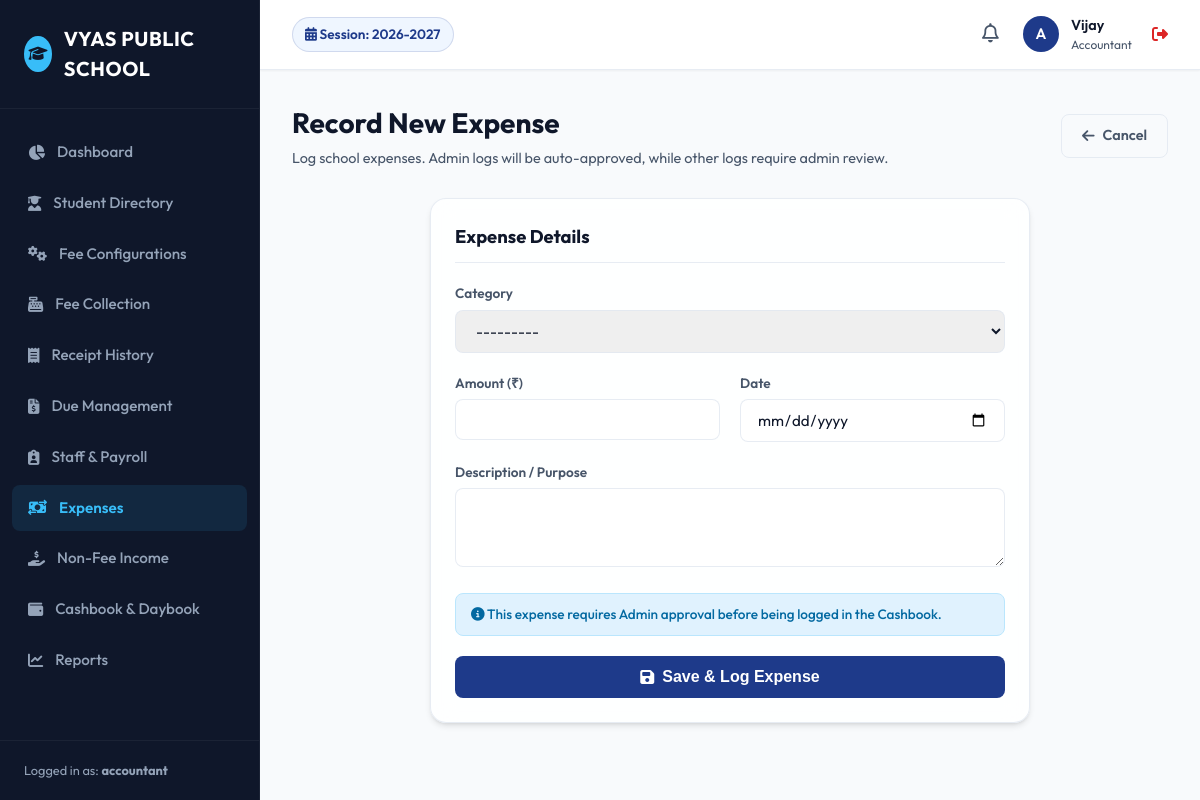
The page /finance/expenses/create/ (signed in) on the database its author committed.
### users/models.py (models this page shows, shortened)
class User(AbstractUser, SoftDeleteModel):
    SUPER_ADMIN = 'SUPER_ADMIN'
    SCHOOL_ADMIN = 'SCHOOL_ADMIN'
    ACCOUNTANT = 'ACCOUNTANT'
    PRINCIPAL = 'PRINCIPAL'
    TEACHER = 'TEACHER'
    RECEPTIONIST = 'RECEPTIONIST'
    ROLE_CHOICES = [
        (SUPER_ADMIN, 'Super Admin'),
        (SCHOOL_ADMIN, 'School Admin'),
        (ACCOUNTANT, 'Accountant'),
        (PRINCIPAL, 'Principal'),
        (TEACHER, 'Teacher'),
        (RECEPTIONIST, 'Receptionist'),
    ]
    role = models.CharField(max_length=20, choices=ROLE_CHOICES, default=SCHOOL_ADMIN)
    mobile = models.CharField(max_length=15, blank=True, null=True)
    objects = SoftDeleteUserManager()
    def is_school_admin(self):
        return self.role in [self.SUPER_ADMIN, self.SCHOOL_ADMIN]
    def is_accountant(self):
        return self.role in [self.SUPER_ADMIN, self.ACCOUNTANT]

### academics/models.py (models this page shows, shortened)
class AcademicSession(SoftDeleteModel):
    name = models.CharField(max_length=20, unique=True, help_text="e.g. 2026-2027")
    start_date = models.DateField()
    end_date = models.DateField()
    is_active = models.BooleanField(default=False)
    class Meta:
        ordering = ['-start_date']

### finance/views.py (the view)
# urls.py: path('expenses/create/', views.expense_create, name='expense_create'),
@login_required
@staff_only
def expense_create(request):
    if request.method == 'POST':
        form = ExpenseForm(request.POST)
        if form.is_valid():
            expense = form.save(commit=False)
            expense.recorded_by = request.user
            if request.user.is_school_admin() or request.user.is_superuser:
                expense.status = 'APPROVED'
                expense.approved_by = request.user
            with transaction.atomic():
                expense.save()
                if expense.status == 'APPROVED':
                    payment_mode = request.POST.get('payment_mode', 'CASH')
                    pmode = 'BANK' if payment_mode != 'CASH' else 'CASH'
                    CashBookEntry.create_entry(
                        entry_date=expense.expense_date,
                        entry_type='CREDIT',
                        category='EXPENSE',
                        amount=expense.amount,
                        payment_mode=pmode,
                        reference_id=str(expense.id),
                        description=f"Expense: {expense.get_category_display()} - {expense.description}",
                        user=request.user
                    )
            log_activity(request.user, "CREATE_EXPENSE", {"category": expense.category, "amount": str(expense.amount), "status": expense.status}, request)
            messages.success(request, f"Expense recorded successfully. Status: {expense.get_status_display()}")
            return redirect('expense_list')
    else:
        form = ExpenseForm()
    return render(request, 'finance/expense_form.html', {'form': form, 'title': 'Record New Expense'})

### finance/forms.py
class ExpenseForm(forms.ModelForm):
    class Meta:
        model = Expense
        fields = ['category', 'amount', 'expense_date', 'description']
        widgets = {
            'category': forms.Select(attrs={'class': 'form-control'}),
            'amount': forms.NumberInput(attrs={'class': 'form-control', 'step': '0.01'}),
            'expense_date': forms.DateInput(attrs={'class': 'form-control', 'type': 'date'}),
            'description': forms.Textarea(attrs={'class': 'form-control', 'rows': 3}),
        }

### academics/context_processors.py (called while the page is built)
def academic_session_processor(request):
    try:
        active_session = AcademicSession.objects.get(is_active=True)
    except AcademicSession.DoesNotExist:
        active_session = AcademicSession.objects.order_by('-start_date').first()
    except AcademicSession.MultipleObjectsReturned:
        active_session = AcademicSession.objects.filter(is_active=True).first()
    return {
        'ACTIVE_SESSION': active_session,
        'ALL_SESSIONS': AcademicSession.objects.all()
    }

### core/models.py (called while the page is built)
    def get_queryset(self):
        return SoftDeleteQuerySet(self.model, using=self._db).filter(is_deleted=False)

### users/models.py (called while the page is built)
    def get_queryset(self):
        return SoftDeleteQuerySet(self.model, using=self._db).filter(is_deleted=False)

### templates/finance/expense_form.html (shortened to what this page needs)
{% extends 'base.html' %}
{% block content %}
<div class="page-header">
    <div class="page-title">
        <h1>{{ title }}</h1>
        <p>Log school expenses. Admin logs will be auto-approved, while other logs require admin review.</p>
    </div>
    <a href="{% url 'expense_list' %}" class="btn btn-outline">
        <i class="fa-solid fa-arrow-left"></i> Cancel
    </a>
</div>
<div class="glass-panel" style="max-width: 600px; margin: 0 auto;">
    <div class="panel-header">
        <h2>Expense Details</h2>
    </div>
    <form method="POST">
        <div class="form-group">
            <label for="{{ form.category.id_for_label }}">Category</label>
            {{ form.category }}
        </div>
        <div class="form-grid" style="margin-bottom: 20px;">
            <div class="form-group" style="margin-bottom: 0;">
                <label for="{{ form.amount.id_for_label }}">Amount (₹)</label>
                {{ form.amount }}
            </div>
            <div class="form-group" style="margin-bottom: 0;">
                <label for="{{ form.expense_date.id_for_label }}">Date</label>
                {{ form.expense_date }}
            </div>
        </div>
        <div class="form-group">
            <label for="{{ form.description.id_for_label }}">Description / Purpose</label>
            {{ form.description }}
        </div>
        {% if not request.user.is_school_admin and not request.user.is_superuser %}
        <div class="alert alert-info" style="font-size: 0.85rem; padding: 10px 15px; margin-bottom: 20px;">
            <span><i class="fa-solid fa-circle-info"></i> This expense requires Admin approval before being logged in the Cashbook.</span>
        </div>
        {% endif %}
        <button type="submit" class="btn btn-primary" style="width: 100%; justify-content: center; padding: 12px; font-size: 1rem;">
            <i class="fa-solid fa-save"></i> Save & Log Expense
        </button>
    </form>
</div>
{% endblock %}

### templates/base.html (shortened to what this page needs)
{% load static %}
<!DOCTYPE html>
<html lang="en">
<head>
    <link rel="stylesheet" href="https://cdnjs.cloudflare.com/ajax/libs/font-awesome/6.4.0/css/all.min.css">
    <link rel="stylesheet" href="{% static 'css/styles.css' %}">
</head>
<body>
    <div class="app-container">
        <aside class="sidebar">
            <div class="sidebar-header">
                <div class="user-avatar" style="background-color: var(--sidebar-active); color: var(--sidebar-bg);">
                    <i class="fa-solid fa-graduation-cap"></i>
                </div>
                <div class="sidebar-logo">VYAS PUBLIC SCHOOL</div>
            </div>
            <ul class="sidebar-menu">
                <li class="menu-item {% if request.resolver_match.url_name == 'dashboard' %}active{% endif %}">
                    <a href="{% url 'dashboard' %}">
                        <i class="fa-solid fa-chart-pie"></i>
                        <span>Dashboard</span>
                    </a>
                </li>
                <li class="menu-item {% if 'students' in request.path %}active{% endif %}">
                    <a href="{% url 'student_list' %}">
                        <i class="fa-solid fa-user-graduate"></i>
                        <span>Student Directory</span>
                    </a>
                </li>
                {% if request.user.is_accountant or request.user.is_school_admin %}
                <li class="menu-item {% if 'fees' in request.path and 'collect' not in request.path and 'receipts' not in request.path and 'dues' not in request.path %}active{% endif %}">
                    <a href="{% url 'fee_type_list' %}">
                        <i class="fa-solid fa-gears"></i>
                        <span>Fee Configurations</span>
                    </a>
                </li>
                <li class="menu-item {% if 'fees/collect' in request.path %}active{% endif %}">
                    <a href="{% url 'fee_collection_dashboard' %}">
                        <i class="fa-solid fa-cash-register"></i>
                        <span>Fee Collection</span>
                    </a>
                </li>
                <li class="menu-item {% if 'fees/receipts' in request.path %}active{% endif %}">
                    <a href="{% url 'receipt_history' %}">
                        <i class="fa-solid fa-receipt"></i>
                        <span>Receipt History</span>
                    </a>
                </li>
                <li class="menu-item {% if 'fees/dues' in request.path %}active{% endif %}">
                    <a href="{% url 'due_report' %}">
                        <i class="fa-solid fa-file-invoice-dollar"></i>
                        <span>Due Management</span>
                    </a>
                </li>
                {% endif %}
                {% if request.user.role == 'SUPER_ADMIN' or request.user.role == 'SCHOOL_ADMIN' or request.user.role == 'PRINCIPAL' or request.user.is_accountant %}
                <li class="menu-item {% if 'staff' in request.path or 'salar' in request.path %}active{% endif %}">
                    <a href="{% url 'staff_list' %}">
                        <i class="fa-solid fa-clipboard-user"></i>
                        <span>Staff & Payroll</span>
                    </a>
                </li>
                {% endif %}
                {% if request.user.is_accountant or request.user.is_school_admin %}
                <li class="menu-item {% if 'finance/expense' in request.path %}active{% endif %}">
                    <a href="{% url 'expense_list' %}">
                        <i class="fa-solid fa-money-bill-transfer"></i>
                        <span>Expenses</span>
                    </a>
                </li>
                <li class="menu-item {% if 'finance/income' in request.path %}active{% endif %}">
                    <a href="{% url 'income_list' %}">
                        <i class="fa-solid fa-hand-holding-dollar"></i>
                        <span>Non-Fee Income</span>
                    </a>
                </li>
                <li class="menu-item {% if 'daybook' in request.path or 'cashbook' in request.path %}active{% endif %}">
                    <a href="{% url 'daybook' %}">
                        <i class="fa-solid fa-wallet"></i>
                        <span>Cashbook & Daybook</span>
                    </a>
                </li>
                {% endif %}
                <li class="menu-item {% if 'reports' in request.path %}active{% endif %}">
                    <a href="{% url 'reports_dashboard' %}">
                        <i class="fa-solid fa-chart-line"></i>
                        <span>Reports</span>
                    </a>
                </li>
            </ul>
            <div class="sidebar-footer">
                Logged in as: <strong>{{ request.user.username }}</strong>
            </div>
        </aside>
        <main class="main-wrapper">
            <header class="main-header">
                <div class="header-left">
                    <div class="session-indicator">
                        <i class="fa-solid fa-calendar-days"></i>
                        Session: {{ ACTIVE_SESSION.name|default:"None Configured" }}
                    </div>
                </div>
                <div class="header-right">
                    <div class="notification-bell">
                        <i class="fa-regular fa-bell" style="font-size: 1.2rem; cursor: pointer; color: var(--text-secondary);"></i>
                    </div>
                    <div class="user-profile" onclick="location.href='{% url 'logout' %}'" title="Click to Logout">
                        <div class="user-avatar">
                            {{ request.user.username|slice:":1"|upper }}
                        </div>
                        <div class="user-info">
                            <div class="user-name">{{ request.user.first_name|default:request.user.username }}</div>
                            <div class="user-role">{{ request.user.get_role_display }}</div>
                        </div>
                        <i class="fa-solid fa-right-from-bracket" style="color: var(--danger); margin-left: 8px;"></i>
                    </div>
                </div>
            </header>
            <div class="content-body">
                {% block content %}{% endblock %}
            </div>
        </main>
    </div>
</body>
</html>

### rows shown on the page
User: user.username "accountant", user.username "A", user.first_name "Vijay", user.role "Accountant"
AcademicSession: name "2026-2027"

### other values the page prints
{{ title }} "Record New Expense"
